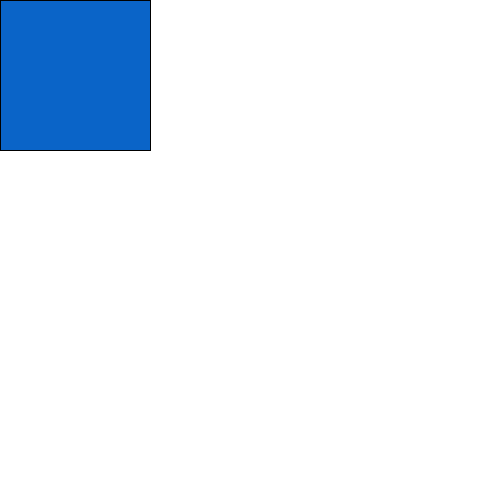
Frame 1 (no input)
Frame 60 (the mouse pressed at the canvas centre just before this capture): identical to frame 1, image omitted
Frame 120 (the mouse held since frame 60 and released just before this capture): identical to frame 1, image omitted

The Processing sketch that drew this single still picture (run headless with seeded random() and noise(); from frame 60 on, the mouse is pressed at the canvas centre):

// Processing sketch: processing_159018
// ── processing_159018.pde

void setup() {  
  
  size(500, 500);
  background(255,255,255);
}
void draw() {
  fill(0,0,0);
  line(0,150,150,150);
  fill(0,0,0);
  line(150,150,150,0);
  fill(0,0,0);
  line(0,0,0,150);
  fill(0,0,0);
  line(150,0,0,0);
  fill(10,100,200);
  rect(0,0,150,150);
  
}
